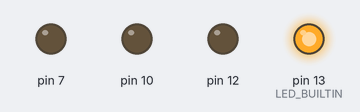
The sketch below on a simulated Arduino Uno, built with avr-gcc and run on an emulated ATmega328P. Parts: output pins drawn as LEDs (lit = HIGH).

Above: at 0.2 s.
At 1.8 s:
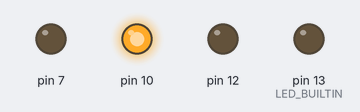
At 2.6 s:
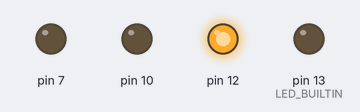
At 4.2 s:
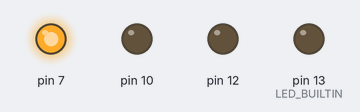
At 7.0 s:
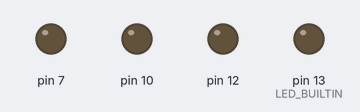
Timing chart, 0 to 7.4 s (numbered marks = the images above):
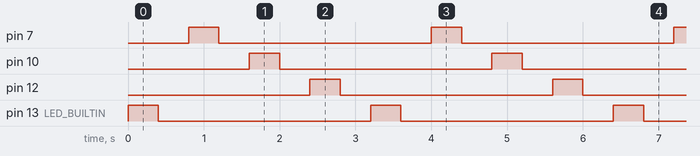

The sketch:

Job04.ino
```cpp
// C++ code
//
int Speed = 0;

void setup()
{
  pinMode(LED_BUILTIN, OUTPUT);
  pinMode(7, OUTPUT);
  pinMode(10, OUTPUT);
  pinMode(12, OUTPUT);

  Speed = 400;
}

void loop()
{
  digitalWrite(LED_BUILTIN, HIGH);
  delay(Speed); // Wait for Speed millisecond(s)
  digitalWrite(LED_BUILTIN, LOW);
  delay(Speed); // Wait for Speed millisecond(s)
  digitalWrite(7, HIGH);
  delay(Speed); // Wait for Speed millisecond(s)
  digitalWrite(7, LOW);
  delay(Speed); // Wait for Speed millisecond(s)
  digitalWrite(10, HIGH);
  delay(Speed); // Wait for Speed millisecond(s)
  digitalWrite(10, LOW);
  delay(Speed); // Wait for Speed millisecond(s)
  digitalWrite(12, HIGH);
  delay(Speed); // Wait for Speed millisecond(s)
  digitalWrite(12, LOW);
  delay(Speed); // Wait for Speed millisecond(s)
}
```

Measured:
- by itself, pin 7, pin 10, pin 12, pin 13 (LED_BUILTIN): alternates HIGH for 0.40 s and LOW for 2.8 s
- by itself, everything shown: repeats every 3.2 s, in 8 steps
